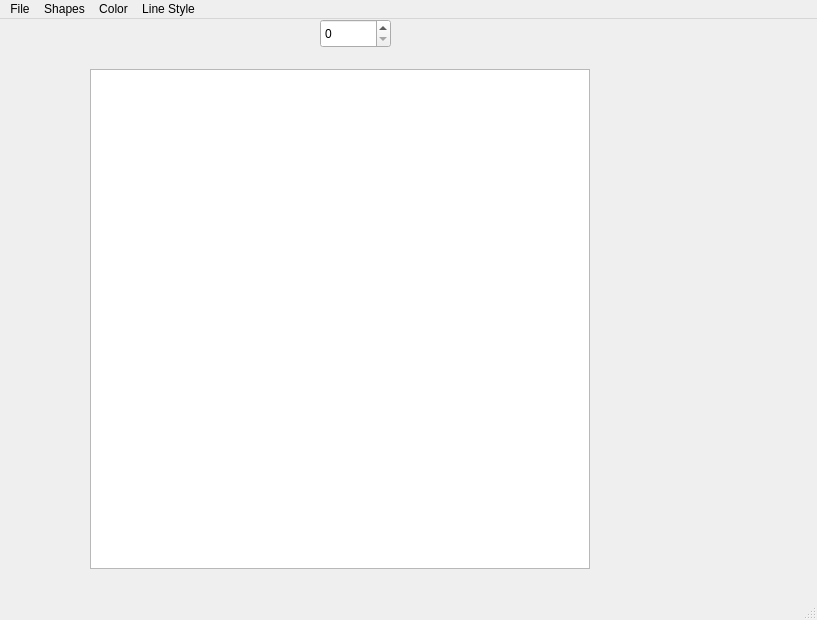
<?xml version="1.0" encoding="UTF-8"?>
<ui version="4.0">
 <class>MainWindow</class>
 <widget class="QMainWindow" name="MainWindow">
  <property name="geometry">
   <rect>
    <x>0</x>
    <y>0</y>
    <width>817</width>
    <height>620</height>
   </rect>
  </property>
  <property name="mouseTracking">
   <bool>true</bool>
  </property>
  <property name="tabletTracking">
   <bool>true</bool>
  </property>
  <property name="windowTitle">
   <string>MainWindow</string>
  </property>
  <widget class="QWidget" name="centralwidget">
   <widget class="QGraphicsView" name="graphicsView">
    <property name="geometry">
     <rect>
      <x>90</x>
      <y>50</y>
      <width>500</width>
      <height>500</height>
     </rect>
    </property>
    <property name="sizePolicy">
     <sizepolicy hsizetype="Minimum" vsizetype="Minimum">
      <horstretch>0</horstretch>
      <verstretch>0</verstretch>
     </sizepolicy>
    </property>
    <property name="minimumSize">
     <size>
      <width>500</width>
      <height>300</height>
     </size>
    </property>
    <property name="maximumSize">
     <size>
      <width>831</width>
      <height>541</height>
     </size>
    </property>
    <property name="mouseTracking">
     <bool>false</bool>
    </property>
    <property name="tabletTracking">
     <bool>false</bool>
    </property>
   </widget>
   <widget class="QSpinBox" name="linewidthSpn">
    <property name="geometry">
     <rect>
      <x>320</x>
      <y>0</y>
      <width>71</width>
      <height>29</height>
     </rect>
    </property>
    <property name="maximum">
     <number>100</number>
    </property>
   </widget>
  </widget>
  <widget class="QMenuBar" name="menubar">
   <property name="geometry">
    <rect>
     <x>0</x>
     <y>0</y>
     <width>817</width>
     <height>21</height>
    </rect>
   </property>
   <widget class="QMenu" name="menuhjda">
    <property name="title">
     <string>Shapes</string>
    </property>
    <addaction name="actShapes_Line"/>
    <addaction name="actShapes_Rectangle"/>
    <addaction name="actShapes_Circle"/>
    <addaction name="actShapes_Triangle"/>
   </widget>
   <widget class="QMenu" name="menuColor">
    <property name="title">
     <string>Color</string>
    </property>
    <addaction name="actColor_Line"/>
   </widget>
   <widget class="QMenu" name="actStyle">
    <property name="title">
     <string>Line Style</string>
    </property>
    <addaction name="actLinestyle_Solid"/>
    <addaction name="actLinestyle_Dense_Level_1"/>
    <addaction name="actLinestyle_Dense_Level_2"/>
    <addaction name="actLinestyle_Dense_Level_3"/>
   </widget>
   <widget class="QMenu" name="menuFile">
    <property name="title">
     <string>File</string>
    </property>
    <addaction name="actOpen"/>
    <addaction name="actSave"/>
    <addaction name="actUndo"/>
    <addaction name="actRedo"/>
    <addaction name="actDelete"/>
    <addaction name="actSearch"/>
   </widget>
   <addaction name="menuFile"/>
   <addaction name="menuhjda"/>
   <addaction name="menuColor"/>
   <addaction name="actStyle"/>
  </widget>
  <widget class="QStatusBar" name="statusbar"/>
  <action name="actShapes_Line">
   <property name="text">
    <string>Line</string>
   </property>
  </action>
  <action name="actShapes_Rectangle">
   <property name="text">
    <string>Rectangle</string>
   </property>
  </action>
  <action name="actShapes_Circle">
   <property name="text">
    <string>Circle</string>
   </property>
  </action>
  <action name="actShapes_Triangle">
   <property name="text">
    <string>Triangle</string>
   </property>
  </action>
  <action name="actColor_Line">
   <property name="text">
    <string>Linecolor</string>
   </property>
  </action>
  <action name="actOpen">
   <property name="text">
    <string>Open</string>
   </property>
  </action>
  <action name="actSave">
   <property name="text">
    <string>Save</string>
   </property>
   <property name="shortcut">
    <string>Ctrl+S</string>
   </property>
  </action>
  <action name="actUndo">
   <property name="text">
    <string>Undo</string>
   </property>
   <property name="shortcut">
    <string>Ctrl+Z</string>
   </property>
  </action>
  <action name="actRedo">
   <property name="text">
    <string>Redo</string>
   </property>
   <property name="shortcut">
    <string>Ctrl+Y</string>
   </property>
  </action>
  <action name="actLinestyle_Dense_Level_1">
   <property name="text">
    <string>Dense Level 1</string>
   </property>
  </action>
  <action name="actLinestyle_Dense_Level_2">
   <property name="text">
    <string>Dense Level 2</string>
   </property>
  </action>
  <action name="actLinestyle_Dense_Level_3">
   <property name="text">
    <string>Dense Level 3</string>
   </property>
  </action>
  <action name="actLinestyle_Solid">
   <property name="text">
    <string>Solid</string>
   </property>
   <property name="toolTip">
    <string>Solid</string>
   </property>
  </action>
  <action name="actDelete">
   <property name="text">
    <string>Delete</string>
   </property>
  </action>
  <action name="actSearch">
   <property name="text">
    <string>Search</string>
   </property>
  </action>
 </widget>
 <resources/>
 <connections/>
</ui>
